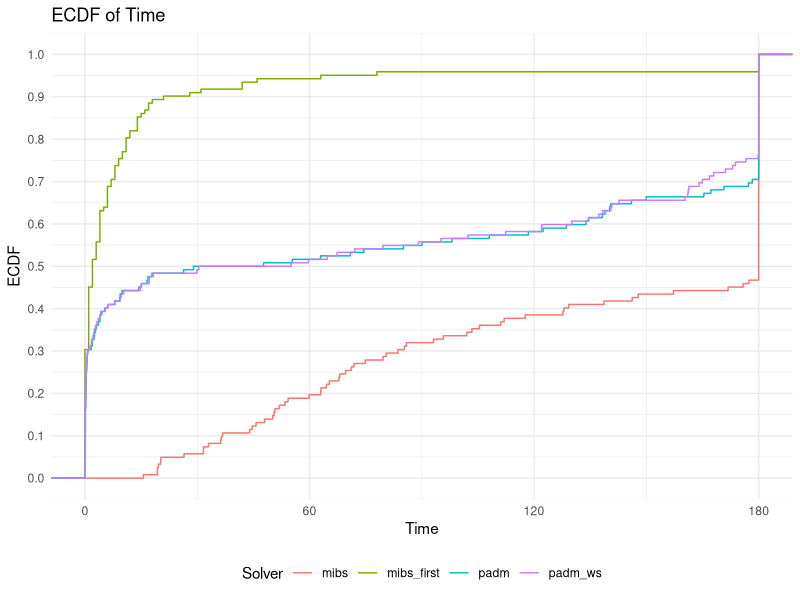
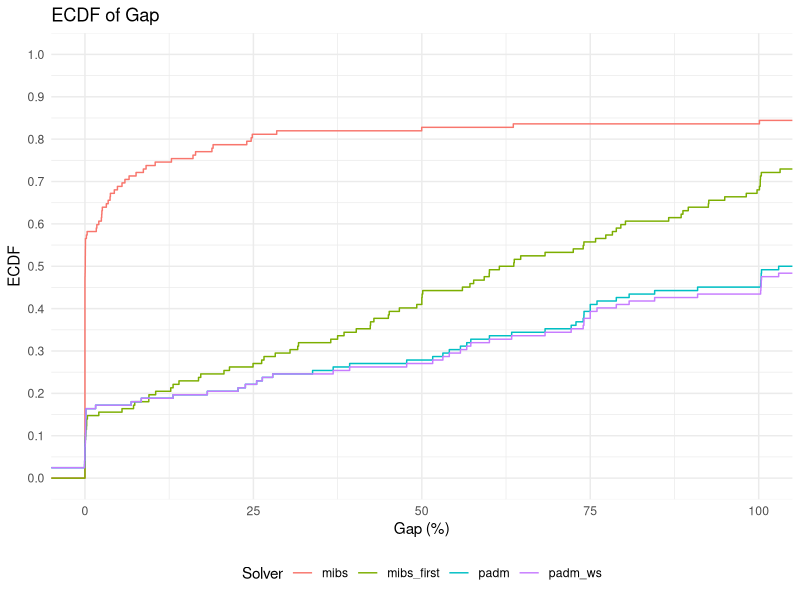
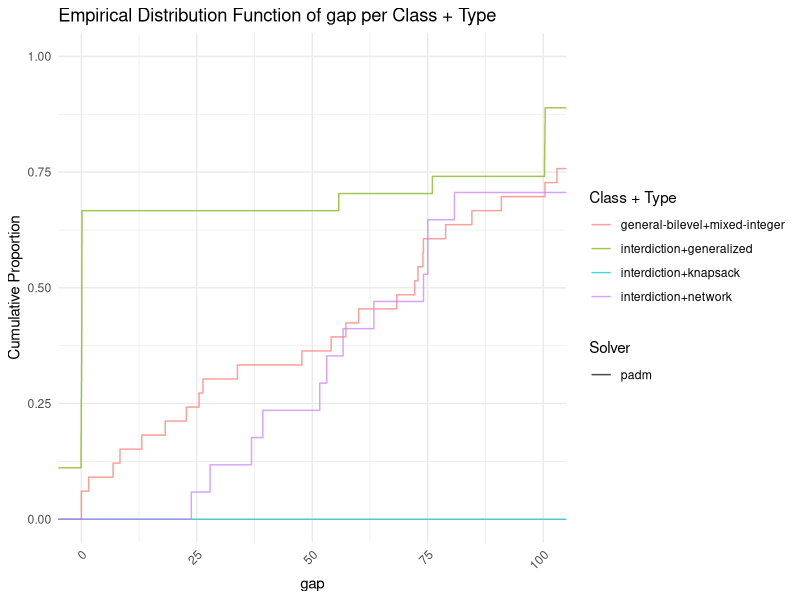
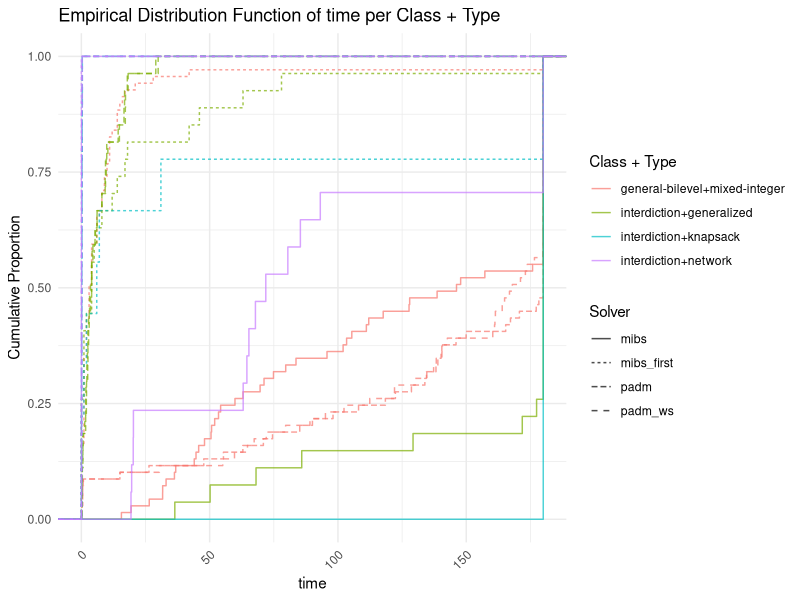

Generate these figures, in order, with R:
## ---- chunk 1
library(ggplot2)
library(rmarkdown)
suppressWarnings(library(dplyr))
library(knitr)
library(kableExtra)
library(stringr)
## ---- chunk 2
time_limit = 180
## ---- chunk 3
mibs = read.csv("mibs.csv", header = FALSE)
colnames(mibs) = c("tag", "solver", "instance", "time", "status", "reason", "best_obj", "best_bound")
mibs$tag = mibs$blank = NULL
## ---- chunk 4
padm = read.csv("padm.csv", header = FALSE)
colnames(padm) = c("tag", "solver", "instance", "update_rule", "update_parameter", "initial_penalty", "time", "status", "reason", "best_obj", "n_outer_iterations", "n_inner_iterations")
padm$tag = padm$blank = padm$update_parameter = padm$update_rule = padm$initial_penalty = padm$n_outer_iterations = padm$n_inner_iterations = NULL
padm$best_bound = NA

padm_ws = read.csv("padm-ws.csv", header = FALSE)
colnames(padm_ws) = c("tag", "solver", "instance", "update_rule", "update_parameter", "initial_penalty", "time", "status", "reason", "best_obj", "n_outer_iterations", "n_inner_iterations")
padm_ws$tag = padm_ws$blank = padm_ws$update_parameter = padm_ws$update_rule = padm_ws$initial_penalty = padm_ws$n_outer_iterations = padm_ws$n_inner_iterations = NULL
padm_ws$best_bound = NA
padm_ws$solver = "padm_ws"
## ---- chunk 5
mibs_f = read.csv("mibs_f.csv", header = FALSE)
colnames(mibs_f) =  c("solver", "instance", "time", "status", "reason", "best_obj", "best_bound")
## ---- chunk 6
data = rbind(mibs, mibs_f, padm, padm_ws)
data$instance = basename(data$instance)

timeout_filter = data$time > time_limit
if (sum(timeout_filter) > 0) {
  data[timeout_filter,]$time = time_limit
}
## ---- chunk 7
mibs_reference <- data[data$solver == "mibs", c("instance", "best_bound")]
colnames(mibs_reference) <- c("instance", "mibs_best_bound")
data = merge(data, mibs_reference, by = "instance", all.x = TRUE)
data$gap = ((data$best_obj - data$mibs_best_bound) / (abs(data$mibs_best_bound) + 1e-8)) * 100
data$mibs_best_bound = NULL
## ---- chunk 8
# Define the instance values for "pure-integer" cases
pure_integer_instances <- c("miblp_20_20_50_0110_15_5", "miblp_20_20_50_0110_15_6", 
                            "miblp_20_20_50_0110_15_10", "T1-9-2", "T1-8-3", "T1-10-3")

# Add 'class' and 'type' columns based on the parsing rules
data = data %>%
  mutate(
    # Class column logic
    class = case_when(
      str_detect(instance, "general|inter|\\.KNP|tree|rndgraph") ~ "interdiction",
      TRUE ~ "general-bilevel"
    ),
    
    # Type column logic
    type = case_when(
      # When class is 'interdiction'
      class == "interdiction" & str_detect(instance, "general") ~ "generalized",
      class == "interdiction" & str_detect(instance, "inter|\\.KNP") ~ "knapsack",
      class == "interdiction" & str_detect(instance, "tree|rndgraph") ~ "network",
      
      # When class is 'general-bilevel'
      class == "general-bilevel" & instance %in% pure_integer_instances ~ "pure-integer",
      class == "general-bilevel" ~ "mixed-integer",
      
      # Default case (if needed)
      TRUE ~ NA
    )
  )

paged_table(data)
## ---- chunk 9
ggplot(data, aes(x = time, group = solver, color = solver)) + 
    stat_ecdf(geom = "step") + 
    labs(title = paste0("ECDF of Time"),
         x = "Time",
         y = "ECDF",
         color = "Solver") +
    theme_minimal() +
    theme(legend.position = "bottom") +
    scale_x_continuous(breaks = seq(0, max(data$time), by = 60), limits = c(0, time_limit)) +
    scale_y_continuous(breaks = seq(0, 1, by = 0.1))
## ---- chunk 10
ggplot(data, aes(x = gap, group = solver, color = solver)) + 
    stat_ecdf(geom = "step") + 
    labs(title = paste0("ECDF of Gap"),
         x = "Gap (%)",
         y = "ECDF",
         color = "Solver") +
    theme_minimal() +
    theme(legend.position = "bottom") +
    scale_y_continuous(breaks = seq(0, 1, by = 0.1)) +
    coord_cartesian(xlim = c(0, 100))
## ---- chunk 11
plot_edf_by_cat = function(sub_data, criteria, xlim = NULL) {
  # Step 1: Filter the data
  filtered_data <- sub_data
  
  # Step 2: Create an EDF plot using stat_ecdf
  plot = ggplot(filtered_data, aes(x = !!sym(criteria), color = paste(class, type, sep = "+"), linetype = solver)) +
    stat_ecdf(geom = "step", alpha = 0.7) +  # Use stat_ecdf to create EDF
    labs(title = paste("Empirical Distribution Function of", criteria, "per Class + Type"),
         x = criteria,
         y = "Cumulative Proportion",
         color = "Class + Type",
         linetype = "Solver") +
    theme_minimal() +
    theme(axis.text.x = element_text(angle = 45, hjust = 1))
  
  if (!is.null(xlim)) {
    plot = plot + coord_cartesian(xlim = xlim)
  }
  
  # Print the plot
  print(plot)
}

# Example usage
# Ensure to filter the data appropriately before calling the function
plot_edf_by_cat(data %>% filter(solver == "padm", status == "Feasible"), "gap", xlim = c(0, 100))
plot_edf_by_cat(data, "time")
